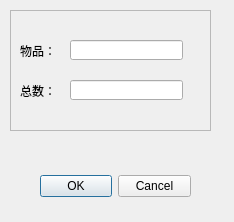
<?xml version="1.0" encoding="UTF-8"?>
<ui version="4.0">
 <class>Dialog_addgoods</class>
 <widget class="QDialog" name="Dialog_addgoods">
  <property name="geometry">
   <rect>
    <x>0</x>
    <y>0</y>
    <width>234</width>
    <height>222</height>
   </rect>
  </property>
  <property name="windowTitle">
   <string>Dialog</string>
  </property>
  <widget class="QDialogButtonBox" name="buttonBox">
   <property name="geometry">
    <rect>
     <x>40</x>
     <y>170</y>
     <width>151</width>
     <height>32</height>
    </rect>
   </property>
   <property name="orientation">
    <enum>Qt::Horizontal</enum>
   </property>
   <property name="standardButtons">
    <set>QDialogButtonBox::Cancel|QDialogButtonBox::Ok</set>
   </property>
  </widget>
  <widget class="QFrame" name="frame">
   <property name="geometry">
    <rect>
     <x>10</x>
     <y>10</y>
     <width>201</width>
     <height>121</height>
    </rect>
   </property>
   <property name="frameShape">
    <enum>QFrame::StyledPanel</enum>
   </property>
   <property name="frameShadow">
    <enum>QFrame::Raised</enum>
   </property>
   <widget class="QLabel" name="label_add_goods">
    <property name="geometry">
     <rect>
      <x>10</x>
      <y>30</y>
      <width>41</width>
      <height>21</height>
     </rect>
    </property>
    <property name="text">
     <string>物品：</string>
    </property>
   </widget>
   <widget class="QLabel" name="label_2_add_goodsnumber">
    <property name="geometry">
     <rect>
      <x>10</x>
      <y>70</y>
      <width>41</width>
      <height>21</height>
     </rect>
    </property>
    <property name="text">
     <string>总数：</string>
    </property>
   </widget>
   <widget class="QLineEdit" name="lineEdit_add_goods">
    <property name="geometry">
     <rect>
      <x>60</x>
      <y>30</y>
      <width>113</width>
      <height>20</height>
     </rect>
    </property>
   </widget>
   <widget class="QLineEdit" name="lineEdit_2_add_goodsnumber">
    <property name="geometry">
     <rect>
      <x>60</x>
      <y>70</y>
      <width>113</width>
      <height>20</height>
     </rect>
    </property>
   </widget>
  </widget>
 </widget>
 <resources/>
 <connections>
  <connection>
   <sender>buttonBox</sender>
   <signal>accepted()</signal>
   <receiver>Dialog_addgoods</receiver>
   <slot>accept()</slot>
   <hints>
    <hint type="sourcelabel">
     <x>248</x>
     <y>254</y>
    </hint>
    <hint type="destinationlabel">
     <x>157</x>
     <y>274</y>
    </hint>
   </hints>
  </connection>
  <connection>
   <sender>buttonBox</sender>
   <signal>rejected()</signal>
   <receiver>Dialog_addgoods</receiver>
   <slot>reject()</slot>
   <hints>
    <hint type="sourcelabel">
     <x>316</x>
     <y>260</y>
    </hint>
    <hint type="destinationlabel">
     <x>286</x>
     <y>274</y>
    </hint>
   </hints>
  </connection>
 </connections>
</ui>
